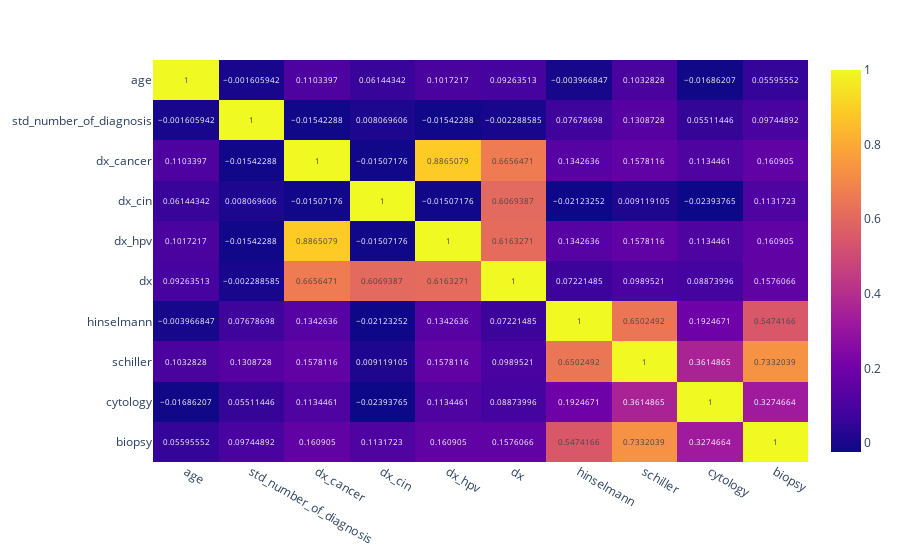

Notebook code cell kept with this figure:
### Code cell
# correlations
px.imshow(df.corr(), text_auto=True, aspect='auto')

### Figure 1 — Plotly figure (JSON) as saved in the notebook; plotly's stock layout.template omitted (floating-point values rounded to 4 significant figures)
{"data": [{"coloraxis": "coloraxis", "hovertemplate": "x: %{x}<br>y: %{y}<br>color: %{z}<extra></extra>", "name": "0", "texttemplate": "%{z}", "type": "heatmap", "x": ["age", "std_number_of_diagnosis", "dx_cancer", "dx_cin", "dx_hpv", "dx", "hinselmann", "schiller", "cytology", "biopsy"], "xaxis": "x", "y": ["age", "std_number_of_diagnosis", "dx_cancer", "dx_cin", "dx_hpv", "dx", "hinselmann", "schiller", "cytology", "biopsy"], "yaxis": "y", "z": [[1, -0.001606, 0.1103, 0.06144, 0.1017, 0.09264, -0.003967, 0.1033, -0.01686, 0.05596], [-0.001606, 1, -0.01542, 0.00807, -0.01542, -0.002289, 0.07679, 0.1309, 0.05511, 0.09745], [0.1103, -0.01542, 1, -0.01507, 0.8865, 0.6656, 0.1343, 0.1578, 0.1134, 0.1609], [0.06144, 0.00807, -0.01507, 1, -0.01507, 0.6069, -0.02123, 0.009119, -0.02394, 0.1132], [0.1017, -0.01542, 0.8865, -0.01507, 1, 0.6163, 0.1343, 0.1578, 0.1134, 0.1609], [0.09264, -0.002289, 0.6656, 0.6069, 0.6163, 1, 0.07221, 0.09895, 0.08874, 0.1576], [-0.003967, 0.07679, 0.1343, -0.02123, 0.1343, 0.07221, 1, 0.6502, 0.1925, 0.5474], [0.1033, 0.1309, 0.1578, 0.009119, 0.1578, 0.09895, 0.6502, 1, 0.3615, 0.7332], [-0.01686, 0.05511, 0.1134, -0.02394, 0.1134, 0.08874, 0.1925, 0.3615, 1, 0.3275], [0.05596, 0.09745, 0.1609, 0.1132, 0.1609, 0.1576, 0.5474, 0.7332, 0.3275, 1]]}], "layout": {"coloraxis": {"colorscale": [[0, "#0d0887"], [0.1111, "#46039f"], [0.2222, "#7201a8"], [0.3333, "#9c179e"], [0.4444, "#bd3786"], [0.5556, "#d8576b"], [0.6667, "#ed7953"], [0.7778, "#fb9f3a"], [0.8889, "#fdca26"], [1, "#f0f921"]]}, "margin": {"t": 60}, "xaxis": {"anchor": "y", "domain": [0, 1]}, "yaxis": {"anchor": "x", "autorange": "reversed", "domain": [0, 1]}}}
